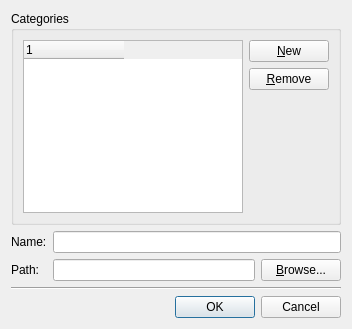
<?xml version="1.0" encoding="UTF-8"?>
<ui version="4.0">
 <class>NewSchemeDialog</class>
 <widget class="QDialog" name="NewSchemeDialog">
  <property name="geometry">
   <rect>
    <x>0</x>
    <y>0</y>
    <width>352</width>
    <height>329</height>
   </rect>
  </property>
  <property name="windowTitle">
   <string>New Scheme</string>
  </property>
  <layout class="QVBoxLayout" name="verticalLayout_2">
   <item>
    <widget class="QGroupBox" name="groupBox">
     <property name="title">
      <string>Categories</string>
     </property>
     <layout class="QHBoxLayout" name="horizontalLayout">
      <item>
       <widget class="CategoryList" name="categoryList">
        <property name="rootIsDecorated">
         <bool>false</bool>
        </property>
        <property name="columnCount">
         <number>1</number>
        </property>
        <attribute name="headerVisible">
         <bool>true</bool>
        </attribute>
        <attribute name="headerStretchLastSection">
         <bool>false</bool>
        </attribute>
        <column>
         <property name="text">
          <string notr="true">1</string>
         </property>
        </column>
       </widget>
      </item>
      <item>
       <layout class="QVBoxLayout" name="verticalLayout">
        <item>
         <widget class="QPushButton" name="newCategoryButton">
          <property name="text">
           <string>&amp;New</string>
          </property>
         </widget>
        </item>
        <item>
         <widget class="QPushButton" name="removeCategoryButton">
          <property name="text">
           <string>&amp;Remove</string>
          </property>
         </widget>
        </item>
        <item>
         <spacer name="verticalSpacer">
          <property name="orientation">
           <enum>Qt::Vertical</enum>
          </property>
          <property name="sizeHint" stdset="0">
           <size>
            <width>20</width>
            <height>40</height>
           </size>
          </property>
         </spacer>
        </item>
       </layout>
      </item>
     </layout>
    </widget>
   </item>
   <item>
    <layout class="QGridLayout" name="gridLayout">
     <item row="0" column="0">
      <widget class="QLabel" name="label">
       <property name="text">
        <string>Name:</string>
       </property>
      </widget>
     </item>
     <item row="0" column="1">
      <widget class="QLineEdit" name="nameEdit">
       <property name="sizePolicy">
        <sizepolicy hsizetype="Expanding" vsizetype="Fixed">
         <horstretch>0</horstretch>
         <verstretch>0</verstretch>
        </sizepolicy>
       </property>
      </widget>
     </item>
     <item row="1" column="0">
      <widget class="QLabel" name="label_2">
       <property name="text">
        <string>Path:</string>
       </property>
      </widget>
     </item>
     <item row="1" column="1">
      <layout class="QHBoxLayout" name="horizontalLayout_2">
       <item>
        <widget class="QLineEdit" name="pathEdit"/>
       </item>
       <item>
        <widget class="QPushButton" name="browseButton">
         <property name="text">
          <string>&amp;Browse...</string>
         </property>
        </widget>
       </item>
      </layout>
     </item>
    </layout>
   </item>
   <item>
    <widget class="Line" name="line">
     <property name="orientation">
      <enum>Qt::Horizontal</enum>
     </property>
    </widget>
   </item>
   <item>
    <widget class="QDialogButtonBox" name="buttonBox">
     <property name="orientation">
      <enum>Qt::Horizontal</enum>
     </property>
     <property name="standardButtons">
      <set>QDialogButtonBox::Cancel|QDialogButtonBox::Ok</set>
     </property>
    </widget>
   </item>
  </layout>
 </widget>
 <customwidgets>
  <customwidget>
   <class>CategoryList</class>
   <extends>QTreeWidget</extends>
   <header>src/NewSchemeDialog.h</header>
  </customwidget>
 </customwidgets>
 <resources/>
 <connections>
  <connection>
   <sender>buttonBox</sender>
   <signal>accepted()</signal>
   <receiver>NewSchemeDialog</receiver>
   <slot>accept()</slot>
   <hints>
    <hint type="sourcelabel">
     <x>248</x>
     <y>254</y>
    </hint>
    <hint type="destinationlabel">
     <x>157</x>
     <y>274</y>
    </hint>
   </hints>
  </connection>
  <connection>
   <sender>buttonBox</sender>
   <signal>rejected()</signal>
   <receiver>NewSchemeDialog</receiver>
   <slot>reject()</slot>
   <hints>
    <hint type="sourcelabel">
     <x>316</x>
     <y>260</y>
    </hint>
    <hint type="destinationlabel">
     <x>286</x>
     <y>274</y>
    </hint>
   </hints>
  </connection>
 </connections>
</ui>
